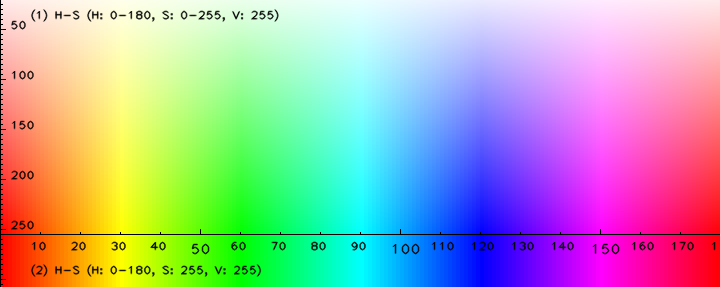
#> input picture hsv-color-picker/reference.png, 720 x 287 px
$ python picker.py
#> lines starting #> are read from the running program, lines starting #| are printed output that depends on the picture; after the words box and inside, x2 and y2 are one past the last pixel; in counts of white or black regions, pixels touching at a corner belong together
import cv2
import sys
import numpy as np

def nothing(x):
    pass

# Create a window
cv2.namedWindow('image')

# create trackbars for color change
cv2.createTrackbar('HMin','image',0,179,nothing) # Hue is from 0-179 for Opencv
#> slider 'HMin' is set to 35
cv2.createTrackbar('HMax','image',0,179,nothing)
#> slider 'HMax' is set to 179

cv2.createTrackbar('SMin','image',0,255,nothing)
#> slider 'SMin' is set to 51
cv2.createTrackbar('SMax','image',0,255,nothing)
#> slider 'SMax' is set to 255

cv2.createTrackbar('VMin','image',0,255,nothing)
#> slider 'VMin' is set to 51
cv2.createTrackbar('VMax','image',0,255,nothing)
#> slider 'VMax' is set to 255

# Set default value for MAX HSV trackbars.
cv2.setTrackbarPos('HMax', 'image', 179)
cv2.setTrackbarPos('SMax', 'image', 255)
cv2.setTrackbarPos('VMax', 'image', 255)

# Initialize to check if HSV min/max value changes
hMin = sMin = vMin = hMax = sMax = vMax = 0
phMin = psMin = pvMin = phMax = psMax = pvMax = 0


#OPEN DIALOG FOR READING THE IMAGE FILE

ftypes = [
    ("JPG", "*.jpg;*.JPG;*.JPEG"),
    ("PNG", "*.png;*.PNG"),
    ("GIF", "*.gif;*.GIF"),
    ("All files", "*.*")
]
import tkinter as tk
from tkinter import filedialog
root = tk.Tk()
root.withdraw() #HIDE THE TKINTER GUI
file_path = filedialog.askopenfilename(filetypes = ftypes)
#> the answer given: hsv-color-picker/reference.png
root.update()

img = cv2.imread(file_path)
#> img is the input picture: shape (287, 720, 3); mean B, G, R 173.4, 172.8, 172.5
img = cv2.resize(img, (400,400))
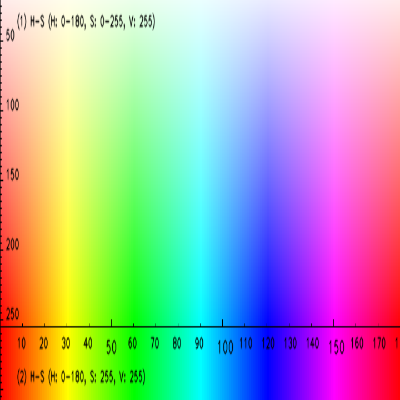
#> img: shape (400, 400, 3); mean B, G, R 173.3, 172.8, 172.4

img_ref = cv2.imread('hsv-color-picker/reference.png')
img_ref = cv2.resize(img_ref, (400,400))

img = np.hstack([img, img_ref])
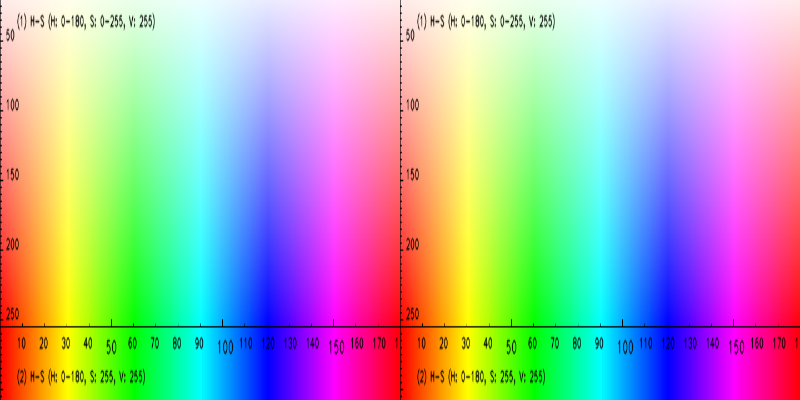
#> img: shape (400, 800, 3); mean B, G, R 173.3, 172.8, 172.4

output = img
waitTime = 33

while(1):

    # get current positions of all trackbars
    hMin = cv2.getTrackbarPos('HMin','image')
    sMin = cv2.getTrackbarPos('SMin','image')
    vMin = cv2.getTrackbarPos('VMin','image')

    hMax = cv2.getTrackbarPos('HMax','image')
    sMax = cv2.getTrackbarPos('SMax','image')
    vMax = cv2.getTrackbarPos('VMax','image')

    # Set minimum and max HSV values to display
    lower = np.array([hMin, sMin, vMin])
    upper = np.array([hMax, sMax, vMax])

    # Create HSV Image and threshold into a range.
    hsv = cv2.cvtColor(img, cv2.COLOR_BGR2HSV)
#> hsv: shape (400, 800, 3); mean H, S, V 89.5, 159.3, 250.8
    mask = cv2.inRange(hsv, lower, upper)
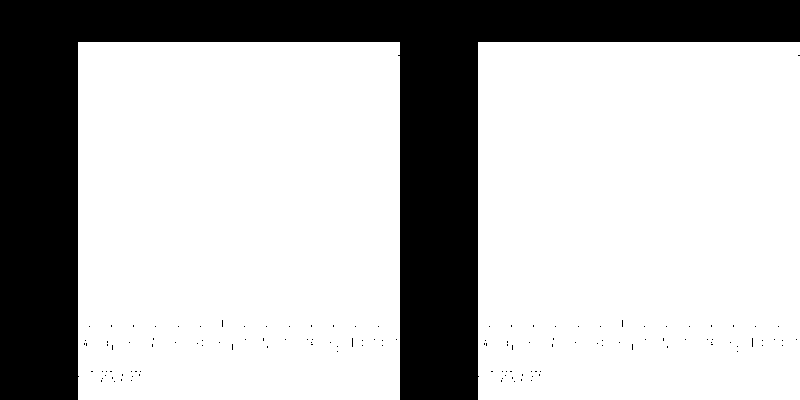
#> mask: shape (400, 800); 72% white; 130 black regions (129 under 20 px), largest, box (x1, y1, x2, y2) and area: (0, 0, 800, 400) 89452
    output = cv2.bitwise_and(img,img, mask= mask)
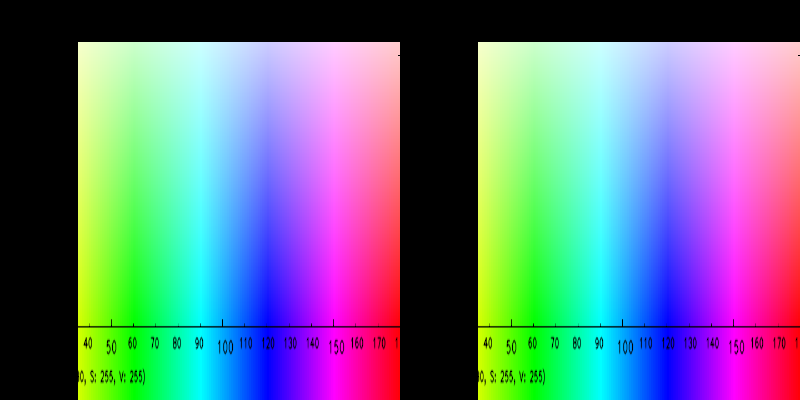
#> output: shape (400, 800, 3); mean B, G, R 135.1, 118.2, 105.4

    # Print if there is a change in HSV value
    if( (phMin != hMin) | (psMin != sMin) | (pvMin != vMin) | (phMax != hMax) | (psMax != sMax) | (pvMax != vMax) ):
        print("(hMin = %d , sMin = %d, vMin = %d), (hMax = %d , sMax = %d, vMax = %d)" % (hMin , sMin , vMin, hMax, sMax , vMax))
        phMin = hMin
        psMin = sMin
        pvMin = vMin
        phMax = hMax
        psMax = sMax
        pvMax = vMax

    # Display output image
    cv2.imshow('image',output)

    # Wait longer to prevent freeze for videos.
    if cv2.waitKey(waitTime) & 0xFF == ord('q'):
#> (key q is pressed here)
        break

cv2.destroyAllWindows()
